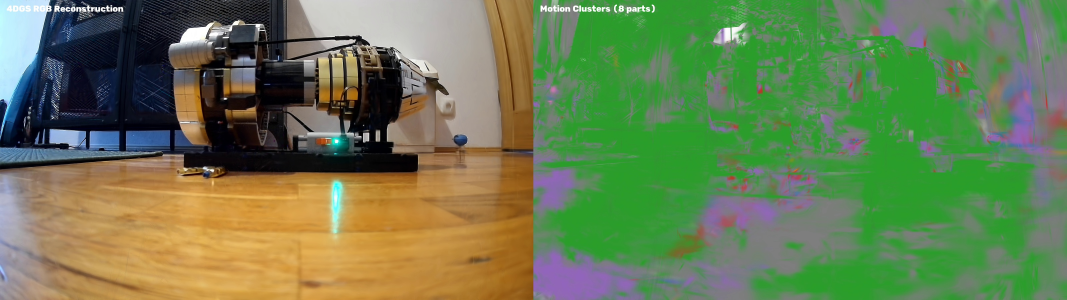
#> input picture scratch/kabsch_sidebyside_frame0.jpg, 3200 x 900 px, given as the content of the folder data/multipleview/lego_turbine_2_missing/cam01, which was not available (shown at 1/3 size)
$ python test_subpixel_template.py
#> lines starting #> are read from the running program, lines starting #| are printed output that depends on the picture; pictures that were not available may be replaced by others from this repository, and a replacement may not be noted
import sys
sys.path.insert(0, ".")
from pathlib import Path
import numpy as np
import cv2

scene = "lego_turbine_2_missing"
cam = "cam01"
frames_dir = Path(f"data/multipleview/{scene}/{cam}")
frame_files = sorted(list(frames_dir.glob("*.jpg")))
n_frames = len(frame_files)
fps = 20.00393

# Load first frame
f0 = cv2.imread(str(frame_files[0]), cv2.IMREAD_GRAYSCALE)
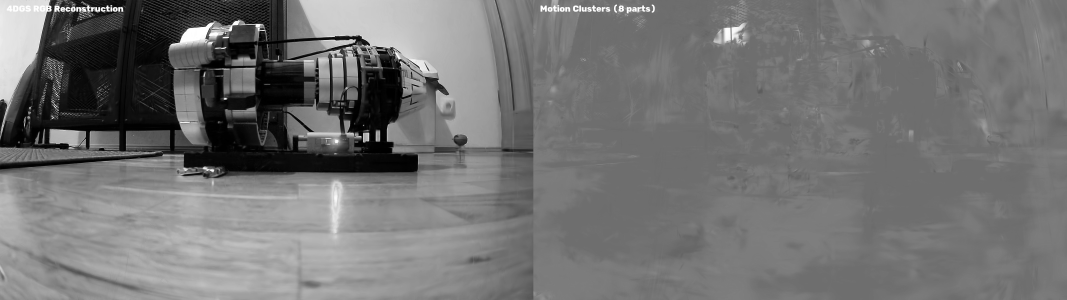
#> f0: shape (900, 3200) (shown at 1/3 size); min 0, max 255, mean 115.1

# Let's find 50 good corners on the turbine nacelle/mast
mask = np.zeros_like(f0, dtype=np.uint8)
# Turbine body region
mask[400:1300, 800:1800] = 255

corners = cv2.goodFeaturesToTrack(f0, maxCorners=50, qualityLevel=0.03, minDistance=30, mask=mask)
#> corners = 21 rows, first 8: [1074, 425], [1106, 423], [1139, 423], [1004, 461], [860, 449], [912, 410], [979, 419], [1176, 445]
corners = corners[:, 0, :] # [M, 2]
print(f"Selected {len(corners)} high-contrast anchor points.")
#| Selected 21 high-contrast anchor points.

patch_r = 24 # 49x49 patch
search_r = 40 # search window +- 40 px

# Extract patches from frame 0
patches = []
valid_pts = []
for pt in corners:
    x, y = int(round(pt[0])), int(round(pt[1]))
    if x - patch_r - search_r >= 0 and x + patch_r + search_r < f0.shape[1] and \
       y - patch_r - search_r >= 0 and y + patch_r + search_r < f0.shape[0]:
        patch = f0[y - patch_r : y + patch_r + 1, x - patch_r : x + patch_r + 1]
        patches.append(patch)
        valid_pts.append((x, y))
#> this loop made 21 passes
#> (x, y) on passes 1 to 12: (1074, 425), (1106, 423), (1139, 423), (1004, 461), (860, 449), (912, 410), (979, 419), (1176, 445), (1359, 417), (1038, 405), (1091, 454), (1392, 435)
#> pass 1, `patch = f0[y - patch_r : y + patch_r + 1, x - patch_r : x + patch_r + 1]`:
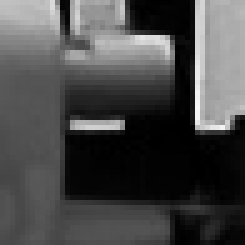
#> patch: shape (49, 49) (shown 5 times larger); min 0, max 250, mean 73.3
#> after the loop, patches = 21 items; valid_pts = [(1074, 425), (1106, 423), (1139, 423), (1004, 461), (860, 449), (912, 410), (979, 419), (1176, 445), (1359, 417), (1038, 405), (1091, 454), (1392, 435), (1013, 428), (1255, 493), (896, 442), (831, 439), (1251, 462), (879, 410), (1598, 454), (1203, 463), (1457, 443)]

print(f"Valid patches: {len(patches)}")
#| Valid patches: 21

# Track each patch across all frames
tracks_x = np.zeros((n_frames, len(patches)), dtype=np.float32)
tracks_y = np.zeros((n_frames, len(patches)), dtype=np.float32)

for i in range(n_frames):
    img = cv2.imread(str(frame_files[i]), cv2.IMREAD_GRAYSCALE)
    for p_idx, ((x0, y0), patch) in enumerate(zip(valid_pts, patches)):
        search_roi = img[y0 - search_r - patch_r : y0 + search_r + patch_r + 1,
                         x0 - search_r - patch_r : x0 + search_r + patch_r + 1]
        res = cv2.matchTemplate(search_roi, patch, cv2.TM_CCOEFF_NORMED)
        min_val, max_val, min_loc, max_loc = cv2.minMaxLoc(res)

        # Sub-pixel refinement via 2D quadratic fit around max_loc
        mx, my = max_loc
        if 1 <= mx < res.shape[1] - 1 and 1 <= my < res.shape[0] - 1:
            # 1D parabolic fit for dx, dy
            dx = (res[my, mx + 1] - res[my, mx - 1]) / (2 * (2 * res[my, mx] - res[my, mx + 1] - res[my, mx - 1]) + 1e-6)
            dy = (res[my + 1, mx] - res[my - 1, mx]) / (2 * (2 * res[my, mx] - res[my + 1, mx] - res[my - 1, mx]) + 1e-6)
            dx = np.clip(dx, -1.0, 1.0)
            dy = np.clip(dy, -1.0, 1.0)
        else:
            dx, dy = 0.0, 0.0

        cur_x = (x0 - search_r) + mx + dx
        cur_y = (y0 - search_r) + my + dy
        tracks_x[i, p_idx] = cur_x - x0
        tracks_y[i, p_idx] = cur_y - y0
#> this loop made 21 passes
#> pass 1, `search_roi = img[y0 - search_r - patch_r : y0 + search_r + patch_r + 1..`:
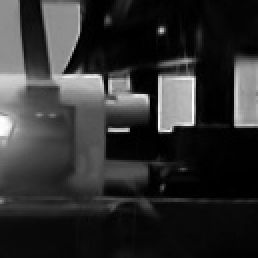
#> search_roi: shape (129, 129) (shown 2 times larger); min 0, max 255, mean 47.4
#> pass 1, `res = cv2.matchTemplate(search_roi, patch, cv2.TM_CCOEFF_NORMED)`:
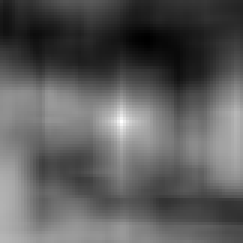
#> res: shape (81, 81) float32 (shown 3 times larger); min -0.455, max 1, mean 0.0721; drawn with min black and max white
#> pass 2, `res = cv2.matchTemplate(search_roi, patch, cv2.TM_CCOEFF_NORMED)`:
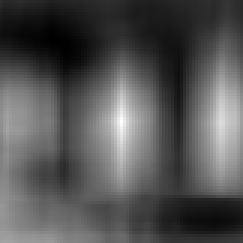
#> res: shape (81, 81) float32 (shown 3 times larger); min -0.439, max 1, mean 0.0379; drawn with min black and max white
#> after the loop:
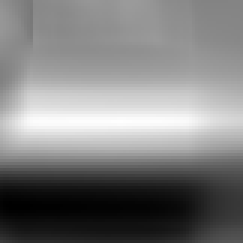
#> res: shape (81, 81) float32 (shown 3 times larger); min -0.883, max 1, mean 0.0588; drawn with min black and max white
#> after the loop:
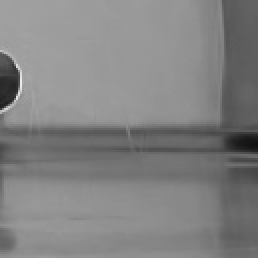
#> search_roi: shape (129, 129) (shown 2 times larger); min 17, max 236, mean 130

# Mean displacement across patches
mean_dx = np.mean(tracks_x, axis=1)
#> mean_dx = [0.000654]
mean_dy = np.mean(tracks_y, axis=1)
#> mean_dy = [0.000272]

print(f"Mean displacement X: std={mean_dx.std():.3f} px, peak-to-peak={mean_dx.max()-mean_dx.min():.3f} px")
#| Mean displacement X: std=0.000 px, peak-to-peak=0.000 px
print(f"Mean displacement Y: std={mean_dy.std():.3f} px, peak-to-peak={mean_dy.max()-mean_dy.min():.3f} px")
#| Mean displacement Y: std=0.000 px, peak-to-peak=0.000 px

# Detrend
t_arr = np.arange(n_frames) / fps
#> (the run stopped early here; a loop or call above may not have finished)
